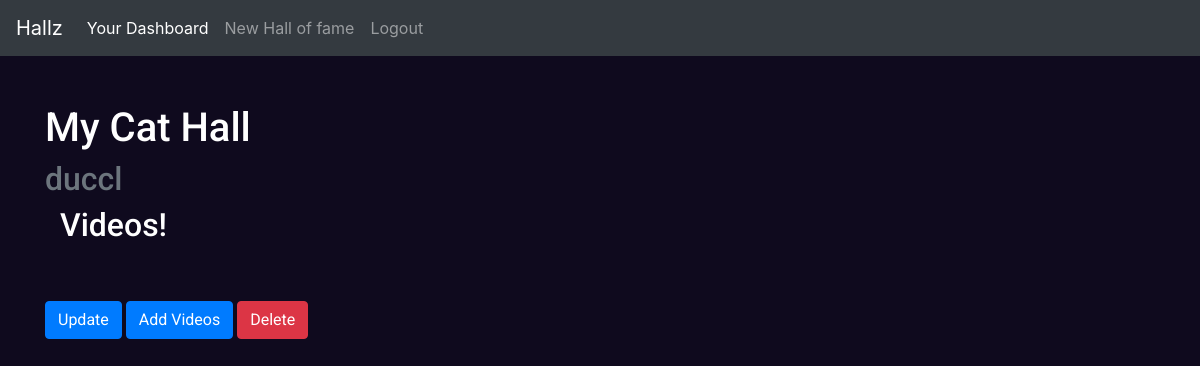
The page /hall/2/ (signed in) on the database as committed earlier.
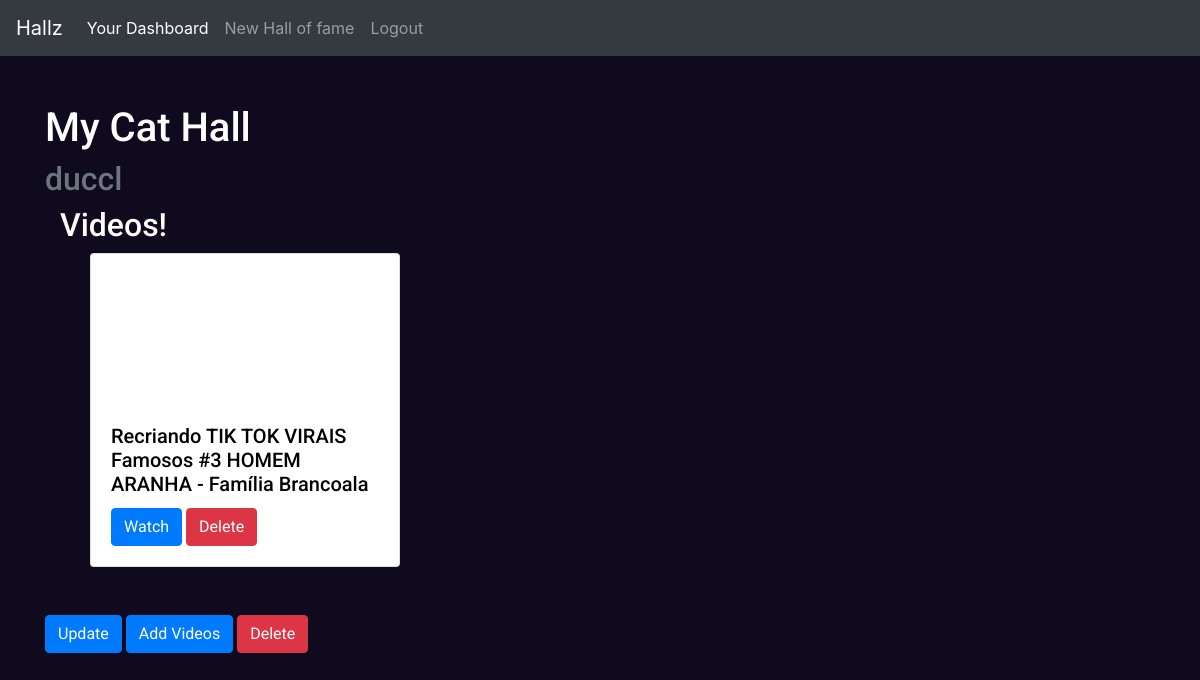
The same page on the database as committed later.
### halls/models.py (models this page shows, shortened)
class Video(models.Model):
    hall = models.ForeignKey(Hall,on_delete=models.CASCADE)
    title = models.CharField(max_length=255)
    url = models.URLField(max_length=200,default='')
    youtube_id = models.CharField(max_length=255)

### halls/views.py (the view)
# urls.py: path('hall/<int:hall_id>/',HallDetailView.as_view(),name='hall'),
class HallDetailView(LoginRequiredMixin,DetailView):
    model = Hall
    template_name = "halls/detail_hall.html"
    slug_url_kwarg = 'hall_id'
    slug_field = 'id'
    def get_context_data(self, **kwargs):
        context = super().get_context_data(**kwargs)
        context["videos"] = Video.objects.filter(hall=self.get_object())
        return context

### halls/templates/halls/detail_hall.html
{% extends './base.html' %}
{% block content_section%}
<div class="container roboto margin-top-md roboto color-white">
    <h1>{{hall.title}}</h1>
    <h2 class='text-muted'>{{hall.author}}</h2>
    <div class="container">
        <h2> Videos! </h2>
        <div class="container">
            <div class="container row">
                {% for video in videos %}
                <div class="col-md-4">
                    <div class="card">
                        <iframe width="100%" height="150" src="https://www.youtube.com/embed/{{video.youtube_id}}" frameborder="0"
                            allow="accelerometer; encrypted-media; gyroscope; picture-in-picture"
                            allowfullscreen></iframe>
                        <div class="card-body">
                            <h5 class="card-title">{{video.title}}</h5>
                            <a href="{{video.url}}" target= '_blank' class="btn btn-primary card-text">Watch</a>
                            {% if user == hall.author %}
                            <a href="{% url 'halls:delete_video' video_id=video.id hall_id=hall.id%}" class='btn btn-danger'>
                                Delete
                            </a>
                            {% endif %}
                        </div>
                    </div>
                </div>
                {% endfor %}
            </div>
        </div>
    </div>
    {% if user == hall.author %}
    <div class="margin-top-md">
        <a href="{% url 'halls:update_hall' hall_id=hall.id%}" class='btn btn-primary'>
            Update
        </a>
        <a href="{% url 'halls:add_video' hall_id=hall.id%}" class='btn btn-primary'>
            Add Videos
        </a>
        <a href="{% url 'halls:delete_hall' hall_id=hall.id%}" class='btn btn-danger'>
            Delete
        </a>
    </div>
    {% endif %}
</div>
{%endblock%}

Rows that differ between the two databases and show on the page:
added Video: title "Recriando TIK TOK VIRAIS Famosos #3 HOMEM ARANHA - Família Brancoala"
